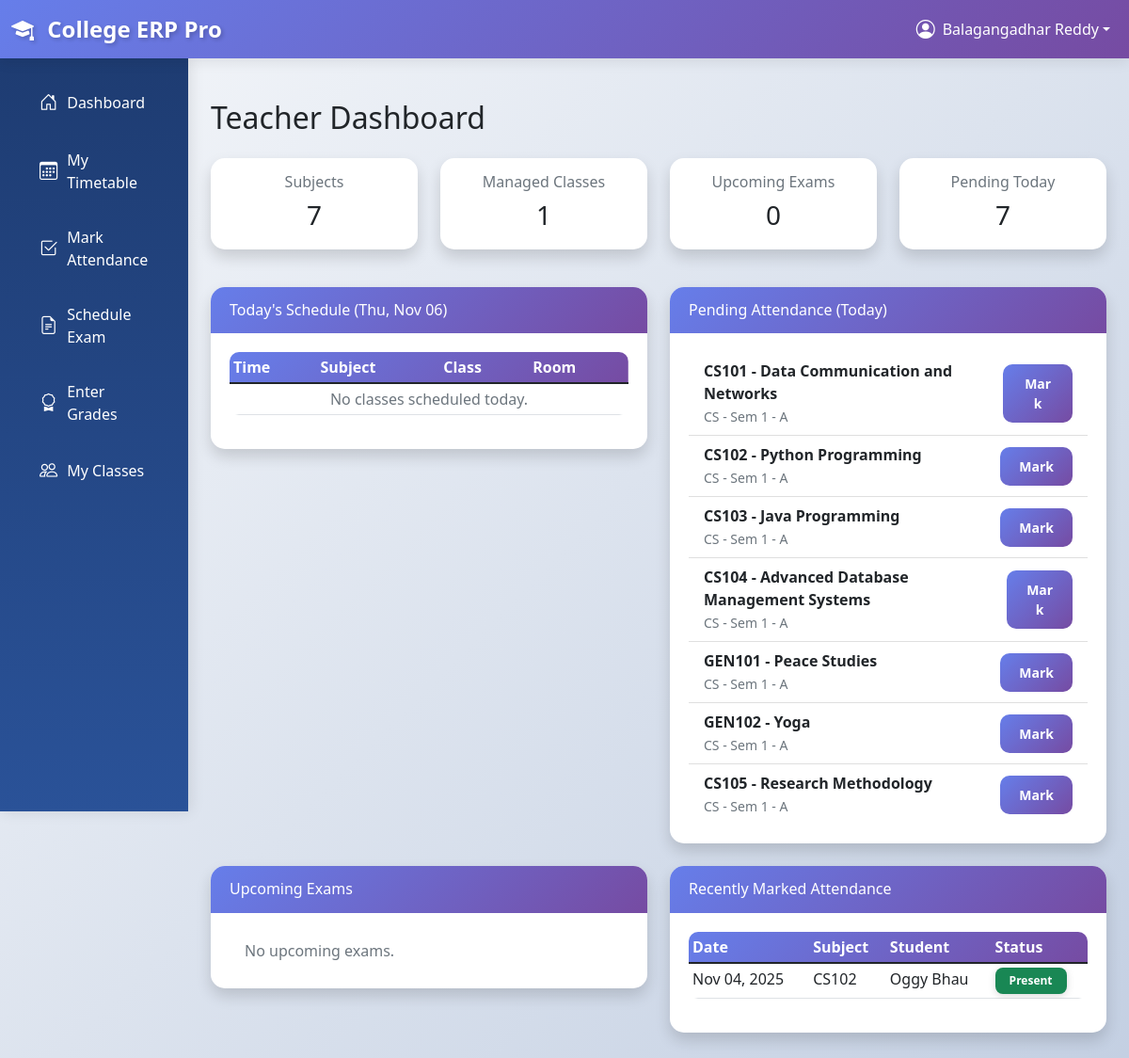
Before: /teachers/dashboard/ (signed in) with the older database file.
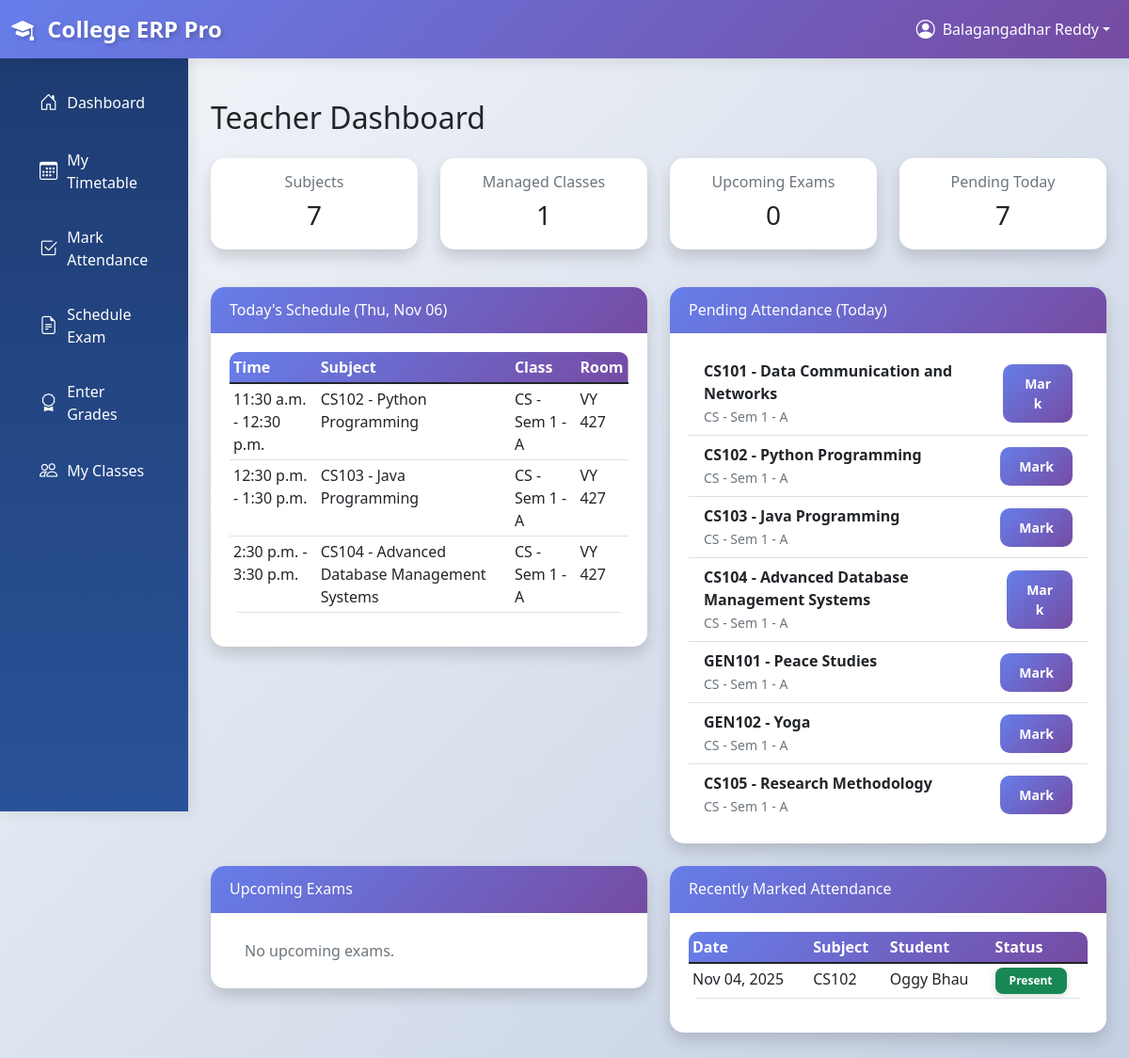
After: the same page with the newer database file.
### academics/models.py (models this page shows, shortened)
class Subject(models.Model):
    SUBJECT_TYPE_CHOICES = [
        ('TH', 'Theory'),
        ('PR', 'Practical'),
        ('TU', 'Tutorial'),
    ]
    course = models.ForeignKey(Course, on_delete=models.CASCADE)
    class_assigned = models.ForeignKey(Class, on_delete=models.CASCADE)
    teacher = models.ForeignKey(
        settings.AUTH_USER_MODEL,
        on_delete=models.SET_NULL,
        null=True,
        blank=True,
        related_name='taught_subjects'
    )
    subject_type = models.CharField(max_length=2, choices=SUBJECT_TYPE_CHOICES, default='TH')
    class Meta:
        unique_together = ['course', 'class_assigned']

class Course(models.Model):
    SEMESTER_CHOICES = [
        (1, '1st Semester'),
        (2, '2nd Semester'),
        (3, '3rd Semester'),
        (4, '4th Semester'),
        (5, '5th Semester'),
        (6, '6th Semester'),
        (7, '7th Semester'),
        (8, '8th Semester'),
    ]
    name = models.CharField(max_length=100)
    code = models.CharField(max_length=20, unique=True)
    department = models.ForeignKey(Department, on_delete=models.CASCADE)
    semester = models.IntegerField(choices=SEMESTER_CHOICES)
    credits = models.IntegerField(validators=[MinValueValidator(1), MaxValueValidator(6)])
    description = models.TextField(blank=True)
    syllabus = models.FileField(upload_to='syllabi/', null=True, blank=True)
    created_at = models.DateTimeField(auto_now_add=True)

class Class(models.Model):
    name = models.CharField(max_length=50)
    department = models.ForeignKey(Department, on_delete=models.CASCADE)
    semester = models.IntegerField(choices=Course.SEMESTER_CHOICES)
    section = models.CharField(max_length=10, default='A')
    academic_year = models.CharField(max_length=9)  # e.g., "2023-2024"
    class_teacher = models.ForeignKey(
        settings.AUTH_USER_MODEL,
        on_delete=models.SET_NULL,
        null=True,
        blank=True,
        related_name='managed_classes'
    )
    max_strength = models.IntegerField(default=60)
    class Meta:
        unique_together = ['department', 'semester', 'section', 'academic_year']
        verbose_name_plural = 'Classes'
    def __str__(self):
        return f"{self.department.code} - Sem {self.semester} - {self.section}"

class Department(models.Model):
    name = models.CharField(max_length=100)
    code = models.CharField(max_length=10, unique=True)
    head = models.ForeignKey(
        settings.AUTH_USER_MODEL,
        on_delete=models.SET_NULL,
        null=True,
        blank=True,
        related_name='headed_departments'
    )
    description = models.TextField(blank=True)
    created_at = models.DateTimeField(auto_now_add=True)

class Attendance(models.Model):
    student = models.ForeignKey(
        settings.AUTH_USER_MODEL,
        on_delete=models.CASCADE,
        related_name='attendance_records'
    )
    subject = models.ForeignKey(Subject, on_delete=models.CASCADE)
    date = models.DateField()
    is_present = models.BooleanField(default=False)
    remarks = models.CharField(max_length=100, blank=True)
    marked_by = models.ForeignKey(
        settings.AUTH_USER_MODEL,
        on_delete=models.SET_NULL,
        null=True,
        related_name='marked_attendance'
    )
    created_at = models.DateTimeField(auto_now_add=True)
    class Meta:
        unique_together = ['student', 'subject', 'date']

class Timetable(models.Model):
    class_assigned = models.ForeignKey(Class, on_delete=models.CASCADE)
    subject = models.ForeignKey(Subject, on_delete=models.CASCADE)
    time_slot = models.ForeignKey(TimeSlot, on_delete=models.CASCADE)
    room_number = models.CharField(max_length=20, blank=True)
    class Meta:
        unique_together = ['class_assigned', 'time_slot']

class TimeSlot(models.Model):
    DAY_CHOICES = [
        ('monday', 'Monday'),
        ('tuesday', 'Tuesday'),
        ('wednesday', 'Wednesday'),
        ('thursday', 'Thursday'),
        ('friday', 'Friday'),
        ('saturday', 'Saturday'),
    ]
    day = models.CharField(max_length=10, choices=DAY_CHOICES)
    start_time = models.TimeField()
    end_time = models.TimeField()
    class Meta:
        ordering = ['day', 'start_time']
        unique_together = ['day', 'start_time', 'end_time']

### accounts/models.py (models this page shows, shortened)
class User(AbstractUser):
    USER_TYPE_CHOICES = (
        ('student', 'Student'),
        ('teacher', 'Teacher'),
        ('admin', 'Administrator'),
    )
    user_type = models.CharField(max_length=10, choices=USER_TYPE_CHOICES)
    phone_regex = RegexValidator(
        regex=r'^\+?1?\d{9,15}$',
        message="Phone number must be entered in the format: '+999999999'. Up to 15 digits allowed."
    )
    phone_number = models.CharField(validators=[phone_regex], max_length=17, blank=True)
    address = models.TextField(blank=True)
    date_of_birth = models.DateField(null=True, blank=True)
    profile_picture = models.ImageField(upload_to='profile_pics/', null=True, blank=True)
    created_at = models.DateTimeField(auto_now_add=True)
    updated_at = models.DateTimeField(auto_now=True)
    @property
    def is_student(self):
        return self.user_type == 'student'
    @property
    def is_teacher(self):
        return self.user_type == 'teacher'
    @property
    def is_admin(self):
        return self.user_type == 'admin'

### teachers/views.py (the view)
# urls.py: path('dashboard/', views.dashboard_redirect, name='dashboard'),
@login_required
def dashboard(request):
    if not request.user.is_teacher:
        messages.error(request, "Access denied.")
        return redirect('accounts:login')
    teacher_user = request.user
    subjects = Subject.objects.filter(teacher=teacher_user).select_related('course', 'class_assigned')
    managed_classes = Class.objects.filter(class_teacher=teacher_user).select_related('department')
    today = timezone.now().date()
    weekday = today.strftime('%A').lower()
    todays_slots = Timetable.objects.filter(
        subject__in=subjects,
        time_slot__day=weekday,
    ).select_related('subject__course', 'class_assigned', 'time_slot').order_by('time_slot__start_time')
    upcoming_exams = Exam.objects.filter(
        subject__in=subjects,
        date__gte=timezone.now()
    ).select_related('subject__course').order_by('date')[:5]
    recent_marked_attendance = Attendance.objects.filter(
        marked_by=teacher_user
    ).select_related('subject__course', 'student').order_by('-date')[:10]
    pending_today = []
    for sub in subjects:
        has_today = Attendance.objects.filter(subject=sub, date=today).exists()
        if not has_today:
            pending_today.append(sub)
    teacher_notifications = Notification.objects.filter(
        target_audience__in=['all', 'all_teachers']
    ).order_by('-created_at')[:5]
    context = {
        'subjects': subjects,
        'managed_classes': managed_classes,
        'todays_slots': todays_slots,
        'upcoming_exams': upcoming_exams,
        'recent_marked_attendance': recent_marked_attendance,
        'pending_today': pending_today,
        'today': today,
    }
    return render(request, 'teachers/dashboard.html', context)

### college_erp/context_processors.py (called while the page is built)
def global_context(request):
    context = {
        'all_departments': Department.objects.all().order_by('name'),
    }
    return context

### templates/teachers/dashboard.html (shortened to what the changed rows need)
{% extends 'base.html' %}
{% block content %}
<div class="py-4">
    <h1 class="h2 mb-4">Teacher Dashboard</h1>
    <div class="row">
        <div class="col-md-6 mb-4">
            <div class="card shadow">
                <div class="card-body">
                    <div class="table-responsive">
                        <table class="table table-sm table-hover">
                            <thead>
                                <tr>
                                    <th>Time</th>
                                    <th>Subject</th>
                                    <th>Class</th>
                                    <th>Room</th>
                                </tr>
                            </thead>
                            <tbody>
                                {% for slot in todays_slots %}
                                <tr>
                                    <td>{{ slot.time_slot.start_time }} - {{ slot.time_slot.end_time }}</td>
                                    <td>{{ slot.subject.course.code }} - {{ slot.subject.course.name }}</td>
                                    <td>{{ slot.class_assigned }}</td>
                                    <td>{{ slot.room_number|default:'-' }}</td>
                                </tr>
                                {% empty %}
                                <tr>
                                    <td colspan="4" class="text-center text-muted">No classes scheduled today.</td>
                                </tr>
                                {% endfor %}
                            </tbody>
                        </table>
                    </div>
                </div>
            </div>
        </div>
        <div class="col-md-6 mb-4">
            <div class="card shadow">
                <div class="card-body">
                    <ul class="list-group list-group-flush">
                        {% for sub in pending_today %}
                            <li class="list-group-item d-flex justify-content-between align-items-center">
                                <div>
                                    <div class="fw-bold">{{ sub.course.code }} - {{ sub.course.name }}</div>
                                    <small class="text-muted">{{ sub.class_assigned }}</small>
                                </div>
                                <a href="{% url 'teachers:attendance' %}?semester={{ sub.course.semester }}&subject={{ sub.id }}&date={{ today|date:'Y-m-d' }}" class="btn btn-sm btn-primary">Mark</a>
                            </li>
                        {% empty %}
                            <li class="list-group-item text-muted">All attendance marked for today. Great job!</li>
                        {% endfor %}
                    </ul>
                </div>
            </div>
        </div>
    </div>
    <div class="row">
        <div class="col-md-6 mb-4">
            <div class="card shadow">
                <div class="card-body">
                    <div class="table-responsive">
                        <table class="table table-sm table-hover">
                            <thead>
                                <tr>
                                    <th>Date</th>
                                    <th>Subject</th>
                                    <th>Student</th>
                                    <th>Status</th>
                                </tr>
                            </thead>
                            <tbody>
                                {% for rec in recent_marked_attendance %}
                                <tr>
                                    <td>{{ rec.date|date:"M d, Y" }}</td>
                                    <td>{{ rec.subject.course.code }}</td>
                                    <td>{{ rec.student.get_full_name|default:rec.student.username }}</td>
                                    <td>
                                        {% if rec.is_present %}
                                            <span class="badge bg-success">Present</span>
                                        {% else %}
                                            <span class="badge bg-danger">Absent</span>
                                        {% endif %}
                                    </td>
                                </tr>
                                {% empty %}
                                <tr><td colspan="4" class="text-center text-muted">No records yet.</td></tr>
                                {% endfor %}
                            </tbody>
                        </table>
                    </div>
                </div>
            </div>
        </div>
    </div>
</div>
{% endblock %}

Changed rows visible on the page:
added Timetable: time_slot.start_time "11:30 a.m.", time_slot.end_time "12:30 p.m.", subject.course.code "CS102", subject.course.name "Python Programming", class_assigned "CS - Sem 1 - A", room_number "VY 427"
added Timetable: time_slot.start_time "12:30 p.m.", time_slot.end_time "1:30 p.m.", subject.course.code "CS103", subject.course.name "Java Programming", class_assigned "CS - Sem 1 - A", room_number "VY 427"
added Timetable: time_slot.start_time "2:30 p.m.", time_slot.end_time "3:30 p.m.", subject.course.code "CS104", subject.course.name "Advanced Database Management Systems", class_assigned "CS - Sem 1 - A", room_number "VY 427"
Other visible differences:
text no longer shown: "No classes scheduled today."
